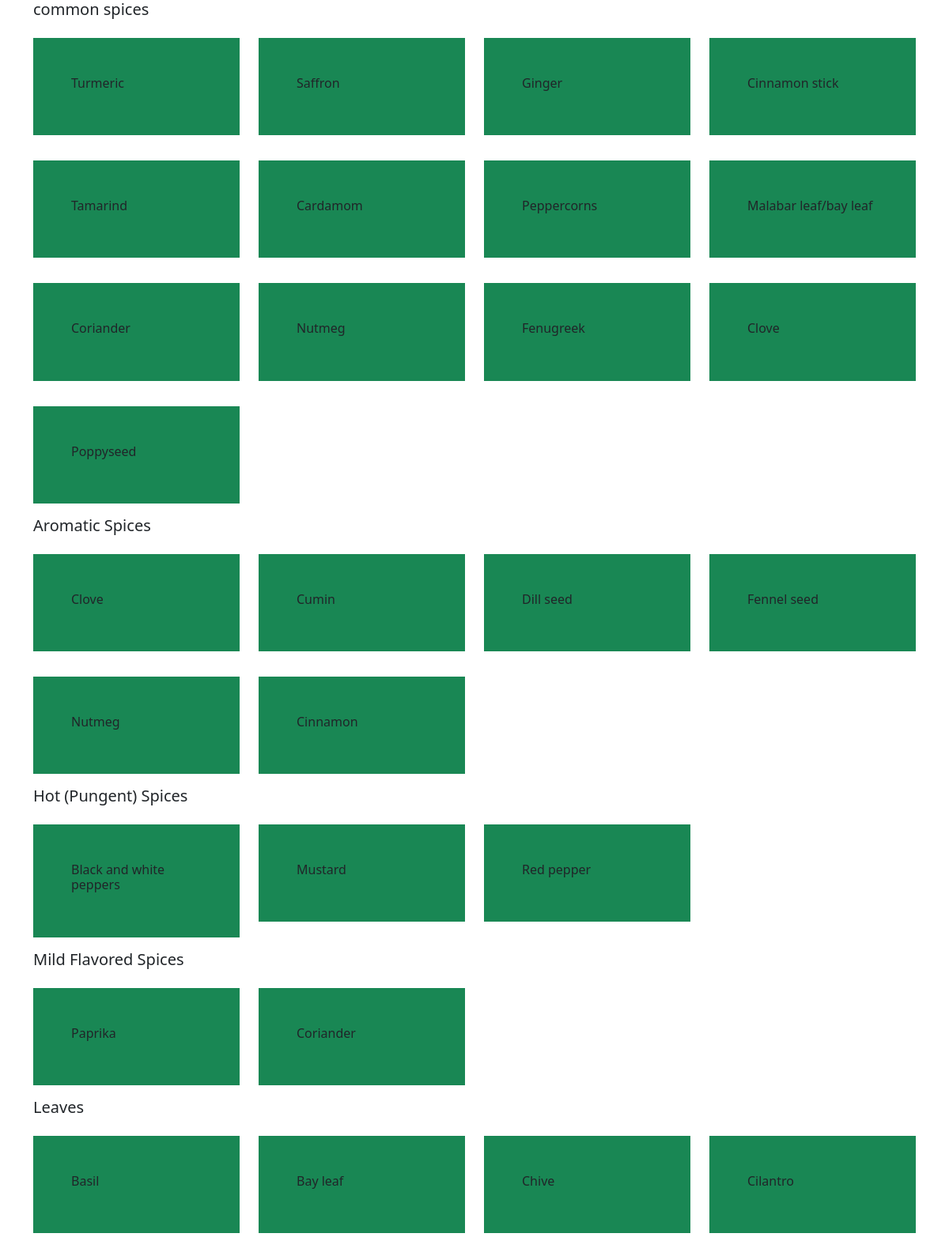
/category/product.php (upper part), run on the app's committed database.
### tables this page shows
CREATE TABLE `cat` (
  `cat_id` int(100) NOT NULL,
  `cat_name` varchar(200) NOT NULL
);

CREATE TABLE `pro` (
  `pro_id` int(100) NOT NULL,
  `pro_name` varchar(200) NOT NULL,
  `image` varchar(256) NOT NULL,
  `cat_id` varchar(200) NOT NULL,
  `cat_name` varchar(200) NOT NULL
);

### category/product.php (the view, shortened to what this page needs)
<!doctype html>
<html lang="en">
<head>
    <link href="https://cdn.jsdelivr.net/npm/bootstrap@5.3.3/dist/css/bootstrap.min.css" rel="stylesheet">
</head>
<body>
    <div class="container">
        <div class="row">
            <?php
            $con = mysqli_connect("localhost", "root", "", "vistara_enterprises");
            $sel = "SELECT * from `cat` ";
            $q = mysqli_query($con, $sel);
            while ($row = mysqli_fetch_array($q)) {
                $cat_name =$row['cat_name'];
            ?>
                <div class="col-12">
                    <h1 class="h5"> <?php echo $row['cat_name'] ?></h1>
                    <div class="row">
                        <?php
                        $con1 = mysqli_connect("localhost", "root", "", "vistara_enterprises");
                        $sel1 = "SELECT * from `pro` where `cat_name` ='$cat_name'";
                        $q1 = mysqli_query($con1, $sel1);
                        while ($row1 = mysqli_fetch_array($q1)) {
                        ?>
                            <div class="col-3 my-3">
                                <div class="p-5 bg-success">
                                    <h3 class="h6"><?php echo $row1['pro_name'] ?></h3>
                                </div>
                            </div>
                        <?php } ?>
                    </div>
                </div>
            <?php
            } ?>
        </div>
    </div>
</body>
</html>

### data on the page
cat: cat_name "common spices"
pro: pro_name "Turmeric"
pro: pro_name "Saffron"
pro: pro_name "Ginger"
pro: pro_name "Cinnamon stick"
pro: pro_name "Tamarind"
pro: pro_name "Cardamom"
pro: pro_name "Peppercorns"
pro: pro_name "Malabar leaf/bay leaf"
pro: pro_name "Coriander"
pro: pro_name "Nutmeg"
pro: pro_name "Fenugreek"
pro: pro_name "Clove"
pro: pro_name "Poppyseed"
cat: cat_name "Aromatic Spices"
pro: pro_name "Clove"
pro: pro_name "Cumin"
pro: pro_name "Dill seed"
pro: pro_name "Fennel seed"
pro: pro_name "Nutmeg"
pro: pro_name "Cinnamon"
cat: cat_name "Hot (Pungent) Spices"
pro: pro_name "Black and white peppers"
pro: pro_name "Mustard"
pro: pro_name "Red pepper"
cat: cat_name "Mild Flavored Spices"
pro: pro_name "Paprika"
pro: pro_name "Coriander"
cat: cat_name "Leaves"
pro: pro_name "Basil"
pro: pro_name "Bay leaf"
pro: pro_name "Chive"
pro: pro_name "Cilantro"
